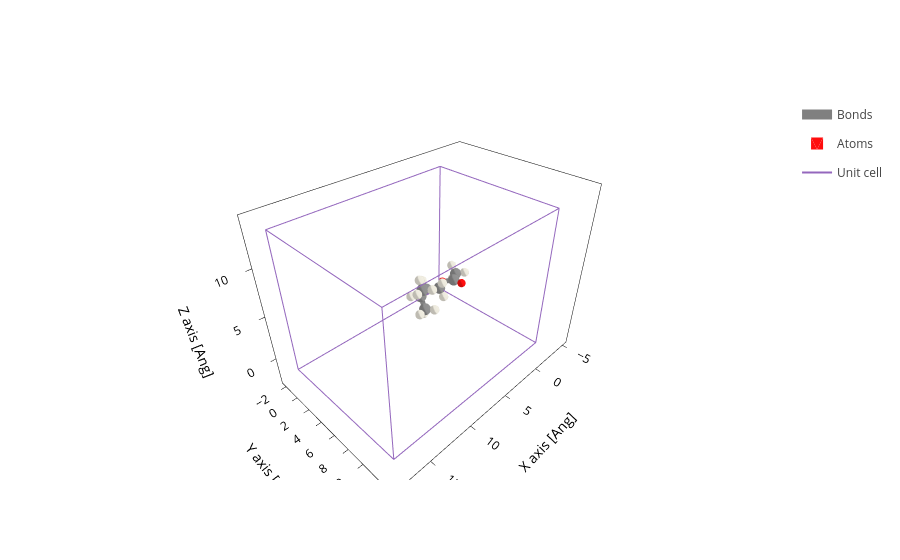

The code cell stored with this chart in its notebook:
### Markdown cell above
**Import molecule in xyz format and center using sisl**

We can use the center() to find the where is the center now center and simply add a vector to translate the system to the desired place
Documentation on geometry manipulation here:

https://sisl.readthedocs.io/en/latest/api/generated/sisl.Geometry.html

### Code cell
system=Geometry.read("molecule.xyz")
system.plot()

### Figure 1 — Plotly figure (JSON) as saved in the notebook; plotly's stock layout.template omitted (floating-point values rounded to 4 significant figures; data arrays with more than 128 entries replaced by an {"elided": "..."} marker saying what was removed)
{"data": [{"line": {"color": "gray", "width": 10}, "meta": {}, "mode": "lines", "name": "Bonds", "opacity": 1, "type": "scatter3d", "x": {"elided": "441 float values"}, "y": {"elided": "441 float values"}, "z": {"elided": "441 float values"}}, {"alphahull": 0, "color": "#FF0D0D", "hovertemplate": "%{meta.position}", "legendgroup": "Atoms", "meta": {"meta": {"Atoms_i": 0}, "position": "(-1.24, -0.63, -0.05)"}, "name": "Atoms", "opacity": 1, "showlegend": true, "showscale": false, "type": "mesh3d", "x": {"elided": "225 float values"}, "y": {"elided": "225 float values"}, "z": {"elided": "225 float values"}}, {"alphahull": 0, "color": "#FF0D0D", "hovertemplate": "%{meta.position}", "legendgroup": "Atoms", "meta": {"meta": {"Atoms_i": 1}, "position": "(-2.34, 1.37, 0.17)"}, "name": "Atoms", "opacity": 1, "showlegend": false, "showscale": false, "type": "mesh3d", "x": {"elided": "225 float values"}, "y": {"elided": "225 float values"}, "z": {"elided": "225 float values"}}, {"alphahull": 0, "color": "#909090", "hovertemplate": "%{meta.position}", "legendgroup": "Atoms", "meta": {"meta": {"Atoms_i": 2}, "position": "(2.56, -0.34, -0.06)"}, "name": "Atoms", "opacity": 1, "showlegend": false, "showscale": false, "type": "mesh3d", "x": {"elided": "225 float values"}, "y": {"elided": "225 float values"}, "z": {"elided": "225 float values"}}, {"alphahull": 0, "color": "#909090", "hovertemplate": "%{meta.position}", "legendgroup": "Atoms", "meta": {"meta": {"Atoms_i": 3}, "position": "(1.14, -0.92, -0.12)"}, "name": "Atoms", "opacity": 1, "showlegend": false, "showscale": false, "type": "mesh3d", "x": {"elided": "225 float values"}, "y": {"elided": "225 float values"}, "z": {"elided": "225 float values"}}, {"alphahull": 0, "color": "#909090", "hovertemplate": "%{meta.position}", "legendgroup": "Atoms", "meta": {"meta": {"Atoms_i": 4}, "position": "(0.01, 0.09, 0.01)"}, "name": "Atoms", "opacity": 1, "showlegend": false, "showscale": false, "type": "mesh3d", "x": {"elided": "225 float values"}, "y": {"elided": "225 float values"}, "z": {"elided": "225 float values"}}, {"alphahull": 0, "color": "#909090", "hovertemplate": "%{meta.position}", "legendgroup": "Atoms", "meta": {"meta": {"Atoms_i": 5}, "position": "(2.83, 0.63, -1.21)"}, "name": "Atoms", "opacity": 1, "showlegend": false, "showscale": false, "type": "mesh3d", "x": {"elided": "225 float values"}, "y": {"elided": "225 float values"}, "z": {"elided": "225 float values"}}, {"alphahull": 0, "color": "#909090", "hovertemplate": "%{meta.position}", "legendgroup": "Atoms", "meta": {"meta": {"Atoms_i": 6}, "position": "(2.87, 0.32, 1.28)"}, "name": "Atoms", "opacity": 1, "showlegend": false, "showscale": false, "type": "mesh3d", "x": {"elided": "225 float values"}, "y": {"elided": "225 float values"}, "z": {"elided": "225 float values"}}, {"alphahull": 0, "color": "#909090", "hovertemplate": "%{meta.position}", "legendgroup": "Atoms", "meta": {"meta": {"Atoms_i": 7}, "position": "(-2.34, 0.16, 0.04)"}, "name": "Atoms", "opacity": 1, "showlegend": false, "showscale": false, "type": "mesh3d", "x": {"elided": "225 float values"}, "y": {"elided": "225 float values"}, "z": {"elided": "225 float values"}}, {"alphahull": 0, "color": "#909090", "hovertemplate": "%{meta.position}", "legendgroup": "Atoms", "meta": {"meta": {"Atoms_i": 8}, "position": "(-3.58, -0.69, -0.03)"}, "name": "Atoms", "opacity": 1, "showlegend": false, "showscale": false, "type": "mesh3d", "x": {"elided": "225 float values"}, "y": {"elided": "225 float values"}, "z": {"elided": "225 float values"}}, {"alphahull": 0, "color": "#EDEADE", "hovertemplate": "%{meta.position}", "legendgroup": "Atoms", "meta": {"meta": {"Atoms_i": 9}, "position": "(3.26, -1.18, -0.18)"}, "name": "Atoms", "opacity": 1, "showlegend": false, "showscale": false, "type": "mesh3d", "x": {"elided": "225 float values"}, "y": {"elided": "225 float values"}, "z": {"elided": "225 float values"}}, {"alphahull": 0, "color": "#EDEADE", "hovertemplate": "%{meta.position}", "legendgroup": "Atoms", "meta": {"meta": {"Atoms_i": 10}, "position": "(1.03, -1.68, 0.67)"}, "name": "Atoms", "opacity": 1, "showlegend": false, "showscale": false, "type": "mesh3d", "x": {"elided": "225 float values"}, "y": {"elided": "225 float values"}, "z": {"elided": "225 float values"}}, {"alphahull": 0, "color": "#EDEADE", "hovertemplate": "%{meta.position}", "legendgroup": "Atoms", "meta": {"meta": {"Atoms_i": 11}, "position": "(1.01, -1.48, -1.06)"}, "name": "Atoms", "opacity": 1, "showlegend": false, "showscale": false, "type": "mesh3d", "x": {"elided": "225 float values"}, "y": {"elided": "225 float values"}, "z": {"elided": "225 float values"}}, {"alphahull": 0, "color": "#EDEADE", "hovertemplate": "%{meta.position}", "legendgroup": "Atoms", "meta": {"meta": {"Atoms_i": 12}, "position": "(0.06, 0.62, 0.97)"}, "name": "Atoms", "opacity": 1, "showlegend": false, "showscale": false, "type": "mesh3d", "x": {"elided": "225 float values"}, "y": {"elided": "225 float values"}, "z": {"elided": "225 float values"}}, {"alphahull": 0, "color": "#EDEADE", "hovertemplate": "%{meta.position}", "legendgroup": "Atoms", "meta": {"meta": {"Atoms_i": 13}, "position": "(0.04, 0.82, -0.81)"}, "name": "Atoms", "opacity": 1, "showlegend": false, "showscale": false, "type": "mesh3d", "x": {"elided": "225 float values"}, "y": {"elided": "225 float values"}, "z": {"elided": "225 float values"}}, {"alphahull": 0, "color": "#EDEADE", "hovertemplate": "%{meta.position}", "legendgroup": "Atoms", "meta": {"meta": {"Atoms_i": 14}, "position": "(3.89, 0.92, -1.22)"}, "name": "Atoms", "opacity": 1, "showlegend": false, "showscale": false, "type": "mesh3d", "x": {"elided": "225 float values"}, "y": {"elided": "225 float values"}, "z": {"elided": "225 float values"}}, {"alphahull": 0, "color": "#EDEADE", "hovertemplate": "%{meta.position}", "legendgroup": "Atoms", "meta": {"meta": {"Atoms_i": 15}, "position": "(2.24, 1.55, -1.11)"}, "name": "Atoms", "opacity": 1, "showlegend": false, "showscale": false, "type": "mesh3d", "x": {"elided": "225 float values"}, "y": {"elided": "225 float values"}, "z": {"elided": "225 float values"}}, {"alphahull": 0, "color": "#EDEADE", "hovertemplate": "%{meta.position}", "legendgroup": "Atoms", "meta": {"meta": {"Atoms_i": 16}, "position": "(2.60, 0.17, -2.18)"}, "name": "Atoms", "opacity": 1, "showlegend": false, "showscale": false, "type": "mesh3d", "x": {"elided": "225 float values"}, "y": {"elided": "225 float values"}, "z": {"elided": "225 float values"}}, {"alphahull": 0, "color": "#EDEADE", "hovertemplate": "%{meta.position}", "legendgroup": "Atoms", "meta": {"meta": {"Atoms_i": 17}, "position": "(2.27, 1.22, 1.44)"}, "name": "Atoms", "opacity": 1, "showlegend": false, "showscale": false, "type": "mesh3d", "x": {"elided": "225 float values"}, "y": {"elided": "225 float values"}, "z": {"elided": "225 float values"}}, {"alphahull": 0, "color": "#EDEADE", "hovertemplate": "%{meta.position}", "legendgroup": "Atoms", "meta": {"meta": {"Atoms_i": 18}, "position": "(3.93, 0.60, 1.34)"}, "name": "Atoms", "opacity": 1, "showlegend": false, "showscale": false, "type": "mesh3d", "x": {"elided": "225 float values"}, "y": {"elided": "225 float values"}, "z": {"elided": "225 float values"}}, {"alphahull": 0, "color": "#EDEADE", "hovertemplate": "%{meta.position}", "legendgroup": "Atoms", "meta": {"meta": {"Atoms_i": 19}, "position": "(2.67, -0.37, 2.11)"}, "name": "Atoms", "opacity": 1, "showlegend": false, "showscale": false, "type": "mesh3d", "x": {"elided": "225 float values"}, "y": {"elided": "225 float values"}, "z": {"elided": "225 float values"}}, {"alphahull": 0, "color": "#EDEADE", "hovertemplate": "%{meta.position}", "legendgroup": "Atoms", "meta": {"meta": {"Atoms_i": 20}, "position": "(-3.60, -1.39, 0.81)"}, "name": "Atoms", "opacity": 1, "showlegend": false, "showscale": false, "type": "mesh3d", "x": {"elided": "225 float values"}, "y": {"elided": "225 float values"}, "z": {"elided": "225 float values"}}, {"alphahull": 0, "color": "#EDEADE", "hovertemplate": "%{meta.position}", "legendgroup": "Atoms", "meta": {"meta": {"Atoms_i": 21}, "position": "(-3.60, -1.22, -0.98)"}, "name": "Atoms", "opacity": 1, "showlegend": false, "showscale": false, "type": "mesh3d", "x": {"elided": "225 float values"}, "y": {"elided": "225 float values"}, "z": {"elided": "225 float values"}}, {"alphahull": 0, "color": "#EDEADE", "hovertemplate": "%{meta.position}", "legendgroup": "Atoms", "meta": {"meta": {"Atoms_i": 22}, "position": "(-4.46, -0.04, 0.03)"}, "name": "Atoms", "opacity": 1, "showlegend": false, "showscale": false, "type": "mesh3d", "x": {"elided": "225 float values"}, "y": {"elided": "225 float values"}, "z": {"elided": "225 float values"}}, {"meta": {}, "mode": "lines", "name": "Unit cell", "type": "scatter3d", "x": [0.0, 0.0, 18.39, 18.39, 0.0, 0.0, NaN, 0.0, 0.0, 0.0, 18.39, 18.39, 0.0, NaN, 18.39, 18.39, NaN, 18.39, 18.39], "y": [0.0, 13.23, 13.23, 13.23, 13.23, 13.23, NaN, 13.23, 0.0, 0.0, 0.0, 0.0, 0.0, NaN, 13.23, 0.0, NaN, 13.23, 0.0], "z": [0.0, 0.0, 0.0, 14.28, 14.28, 0.0, NaN, 14.28, 14.28, 0.0, 0.0, 14.28, 14.28, NaN, 0.0, 0.0, NaN, 14.28, 14.28]}], "layout": {"scene": {"aspectmode": "data", "xaxis": {"title": {"text": "X axis [Ang]"}}, "yaxis": {"title": {"text": "Y axis [Ang]"}}, "zaxis": {"title": {"text": "Z axis [Ang]"}}}, "xaxis": {"scaleanchor": "y", "scaleratio": 1, "title": {"text": "X axis [Ang]"}}, "yaxis": {"title": {"text": "Y axis [Ang]"}}}}
